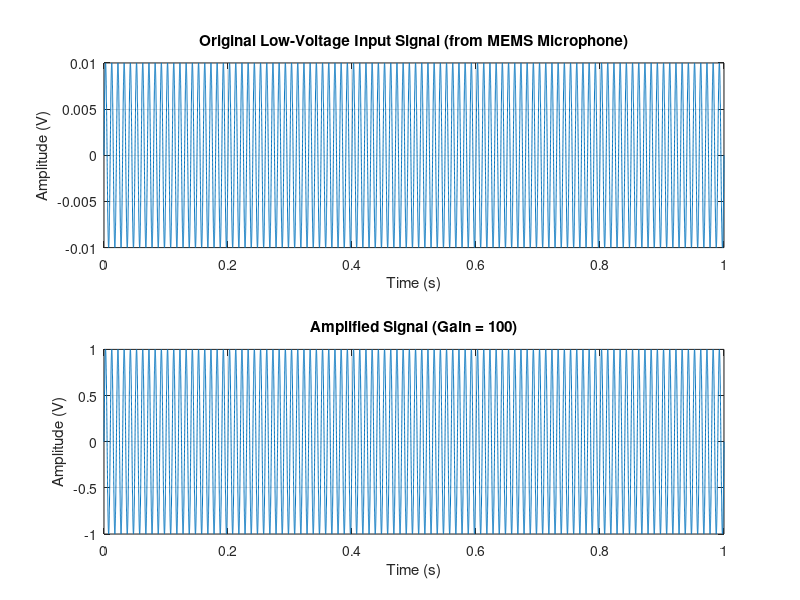

MATLAB code to generate this figure:
% Step 1: Define parameters for the input signal (sine wave from microphone)
Fs = 44100;    % Sampling frequency
t = 0:1/Fs:1;  % Time vector (1 second)
f = 100;       % Frequency of the sine wave (e.g., 100 Hz)
A = 0.01;      % Low amplitude signal (from microphone)
input_signal = A * sin(2 * pi * f * t);  % Simulated microphone output

% Step 2: Amplification - Model the Op-Amp gain
gain = 100;  % Set the Op-Amp gain (e.g., 100x amplification)
amplified_signal = gain * input_signal;  % Amplify the signal

% Step 3: Plot the input and amplified signals
figure;
subplot(2,1,1);
plot(t, input_signal);
title('Original Low-Voltage Input Signal (from MEMS Microphone)');
xlabel('Time (s)');
ylabel('Amplitude (V)');
grid on;

subplot(2,1,2);
plot(t, amplified_signal);
title(['Amplified Signal (Gain = ', num2str(gain), ')']);
xlabel('Time (s)');
ylabel('Amplitude (V)');
grid on;